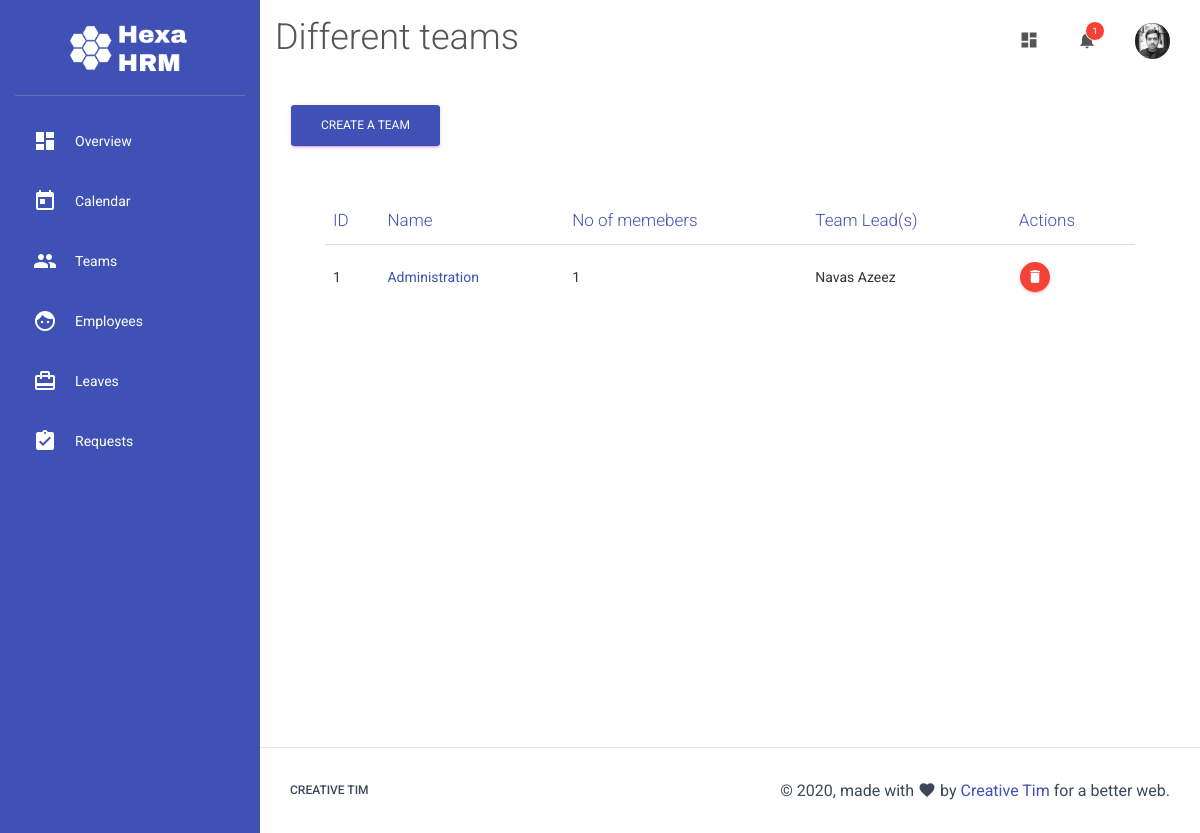
The page /teams/ (signed in) on the database its author committed.
### main.py (models this page shows)
class User(db.Model):
    id = db.Column(db.Integer, primary_key=True)
    name = db.Column(db.String, nullable=False)
    email = db.Column(db.String,nullable=False)
    phone = db.Column(db.String)
    whatsapp = db.Column(db.Boolean)
    title = db.Column(db.String)
    role = db.Column(db.Integer)
    annual_leaves = db.Column(db.Integer)
    password = db.Column(db.String)
    dob = db.Column(db.Date)
    blood_group = db.Column(db.String)
    doj = db.Column(db.Date)
    pay = db.Column(db.Integer)
    address = db.Column(db.String)
    secondary_contact_name = db.Column(db.String)
    secondary_contact_relation = db.Column(db.String)
    secondary_contact_phone = db.Column(db.String)
    origin_country = db.Column(db.String)
    diet_type = db.Column(db.Integer)
    drinking = db.Column(db.Boolean)
    marital_status = db.Column(db.Integer)
    dp = db.Column(db.String)
    leaves = db.relationship("Leave", cascade="all,delete", backref="requested_by")
    leading = db.relationship("Team_leads", cascade="all,delete", backref="manager")
    member_of = db.relationship("Team_members", cascade="all,delete", backref="members")
    actioned_leaves = db.relationship("Leave_action", cascade="all,delete", backref="actioned_by")
    logs = db.relationship("Activity_log",backref="activity_by")
    token = db.relationship("Access_token", cascade="all,delete", backref="user")

class Team(db.Model):
    id = db.Column(db.Integer, primary_key=True)
    name = db.Column(db.String, nullable=False)
    description = db.Column(db.String)
    members = db.relationship("Team_members", cascade="all,delete", backref="team")
    leads = db.relationship("Team_leads", cascade="all,delete", backref="team")

class Team_leads(db.Model):
    id = db.Column(db.Integer, primary_key=True)
    user_id = db.Column(db.Integer, db.ForeignKey("user.id"))
    team_id = db.Column(db.Integer, db.ForeignKey("team.id"))

### main.py (the view, shortened to what this page needs)
@app.route('/teams/', methods=["GET","POST"])
def teams():
    all_team= Team.query.all()
    users = User.query.all()
    if request.method == "GET":
        return render_template("teams.html", teams=all_team, users=users)

### main.py (called while the page is built)
@app.before_request
def before_request():
    g.user = None
    if "uid" in session:
        login_user = User.query.get(session["uid"])
        if login_user and bcrypt.check_password_hash(session["sk"], login_user.name):
            g.user = login_user

### templates/teams.html (shortened to what this page needs)
{% extends "template.html" %}
{% block heading %}
<h2>Different teams</h2>
{% endblock %}
{% block content %}
<button type="button" class="btn btn-primary" data-toggle="modal" data-target="#add-team">
  Create a team
</button>
<div class="container-fluid">
  <div class="row">
    <div class="col-md-12">
      <div class="card">
        <div class="card-body">
          <div class="table-responsive">
            <table class="table">
              <thead class=" text-primary">
                <tr><th>ID</th>
                <th>Name</th>
                <th>No of memebers</th>
                <th>Team Lead(s)</th>
                <th>Actions</th>
              </tr></thead>
              <tbody>
              {% for team in teams%}
                <tr>
                  <td>{{team.id}}</td>
                  <td><a href="{{team.id}}">{{team.name}}</a></td>
                  <td>{{team.members|length}}</td>
                  <td>
                  {% if team.leads[0] %}
                    {% for lead in team.leads %}
                      {{lead.manager.name}}&nbsp;&nbsp;&nbsp;
                    {% endfor %}
                  {% endif %}
                  </td>
                  <td>
                    <button class="btn btn-danger btn-fab btn-fab-mini btn-round delete-team-btn" data-id="{{team.id}}" data-name="{{team.name}}" data-toggle="modal" data-target="#delete_team" title="Delete">
                  <i class="material-icons">delete</i>
                  </button>
                  </td>
                </tr>
              {% endfor %}
              </tbody>
            </table>
          </div>
        </div>
      </div>
    </div>
  </div>
</div>
{% endblock %}

### templates/template.html (shortened to what this page needs)
<!doctype html>
<html lang="en">
<head>
  <link rel="stylesheet" href="https://maxcdn.bootstrapcdn.com/font-awesome/latest/css/font-awesome.min.css">
  <link href="{{ url_for('static', filename='css/material-dashboard.css') }}" rel="stylesheet" />
  <link href="{{ url_for('static', filename='css/custom.css') }}" rel="stylesheet" />
  <link rel="stylesheet" href="//cdnjs.cloudflare.com/ajax/libs/fullcalendar/3.3.0/fullcalendar.min.css" />
</head>
<body>
  <div class="wrapper ">
    <div class="sidebar" data-color="azure" data-background-color="white">
      <div class="logo">
        <img src="/static/img/logo.png">
      </div>
      <div class="sidebar-wrapper">
        <ul class="nav">
        {% if g.user == None %}
          <li class="nav-item">
            <a class="nav-link" href="/sign-in/">
              <i class="material-icons">lock</i>
              <p>Login</p>
            </a>
          </li>
        {% else %}
          <li class="nav-item">
            <a class="nav-link" href="/">
              <i class="material-icons">dashboard</i>
              <p>Overview</p>
            </a>
          </li>
          <li class="nav-item">
            <a class="nav-link" href="/calendar/">
              <i class="material-icons">today</i>
              <p>Calendar</p>
            </a>
          </li>
          <li class="nav-item">
            <a class="nav-link" href="/teams/">
              <i class="material-icons">group</i>
              <p>Teams</p>
            </a>
          </li>
          <li class="nav-item">
            <a class="nav-link" href="/employees/">
              <i class="material-icons">face</i>
              <p>Employees</p>
            </a>
          </li>
          <li class="nav-item">
            <a class="nav-link" href="/leaves/">
              <i class="material-icons">card_travel</i>
              <p>Leaves</p>
            </a>
          </li>
          <li class="nav-item">
            <a class="nav-link" href="/requests/">
              <i class="material-icons">assignment_turned_in</i>
              <p>Requests</p>
            </a>
          </li>
        {% endif %}
        </ul>
      </div>
    </div>
    <div class="main-panel">
      <nav class="navbar navbar-expand-lg navbar-transparent navbar-absolute fixed-top ">
        <div class="container-fluid">
          <div class="navbar-wrapper">
            {% block heading %}
            {% endblock %}
          </div>
          <div class="collapse navbar-collapse justify-content-end">
            {% if session%}
            <ul class="navbar-nav">
              <li class="nav-item">
                <a class="nav-link" href="javascript:;">
                  <i class="material-icons">dashboard</i>
                </a>
              </li>
              <li class="nav-item dropdown">
                <a class="nav-link" href="http://example.com" id="navbarDropdownMenuLink" data-toggle="dropdown" aria-haspopup="true" aria-expanded="false">
                  <i class="material-icons">notifications</i>
                  <span class="notification">1</span>
                </a>
              </li>
              <li class="nav-item dropdown">
                <a class="nav-link" href="javascript:;" id="navbarDropdownProfile" data-toggle="dropdown" aria-haspopup="true" aria-expanded="false">
                  {% if g.user.dp %}
                  <img class="img nav-icon" src="/static/img/users/{{g.user.dp}}">
                  {% else %}
                  <img class="img nav-icon" src="/static/img/users/default.png">
                  {% endif %}
                <div class="ripple-container"></div></a>
              </li>
            </ul>
            {% endif %}
          </div>
        </div>
      </nav>
      <div class="content">
        <div class="container-fluid">
          {% block content %}
          {% endblock %}
        </div>
      </div>
      <footer class="footer">
        <div class="container-fluid">
          <nav class="float-left">
            <ul>
              <li>
                <a href="https://www.creative-tim.com">
                  Creative Tim
                </a>
              </li>
            </ul>
          </nav>
          <div class="copyright float-right">
            &copy;
            , made with <i class="material-icons">favorite</i> by
            <a href="https://www.creative-tim.com" target="_blank">Creative Tim</a> for a better web.
          </div>
        </div>
      </footer>
    </div>
  </div>
</body>
</html>

### static/css/custom.css (style rules this page uses)
.sidebar { background: #3F51B5; color:white; box-shadow: none !important; }
body { background-color: #fff; font-weight: 400; }
.sidebar .nav li a, .sidebar .nav li .dropdown-menu a { color: #ffffff !important; }
.card, .card-profile .card-avatar { box-shadow: none !important; }
.sidebar .logo img { max-width: 120px; margin: 0 auto; display: block; }
.sidebar .nav i { color: #ffffff; }
img.img.nav-icon { max-width: 35px; border-radius: 100%; }

### rows shown on the page
User: user.dp (picture)
Team: id "1", name "Administration", members|length "1"
Team_leads: manager.name "Navas Azeez"
